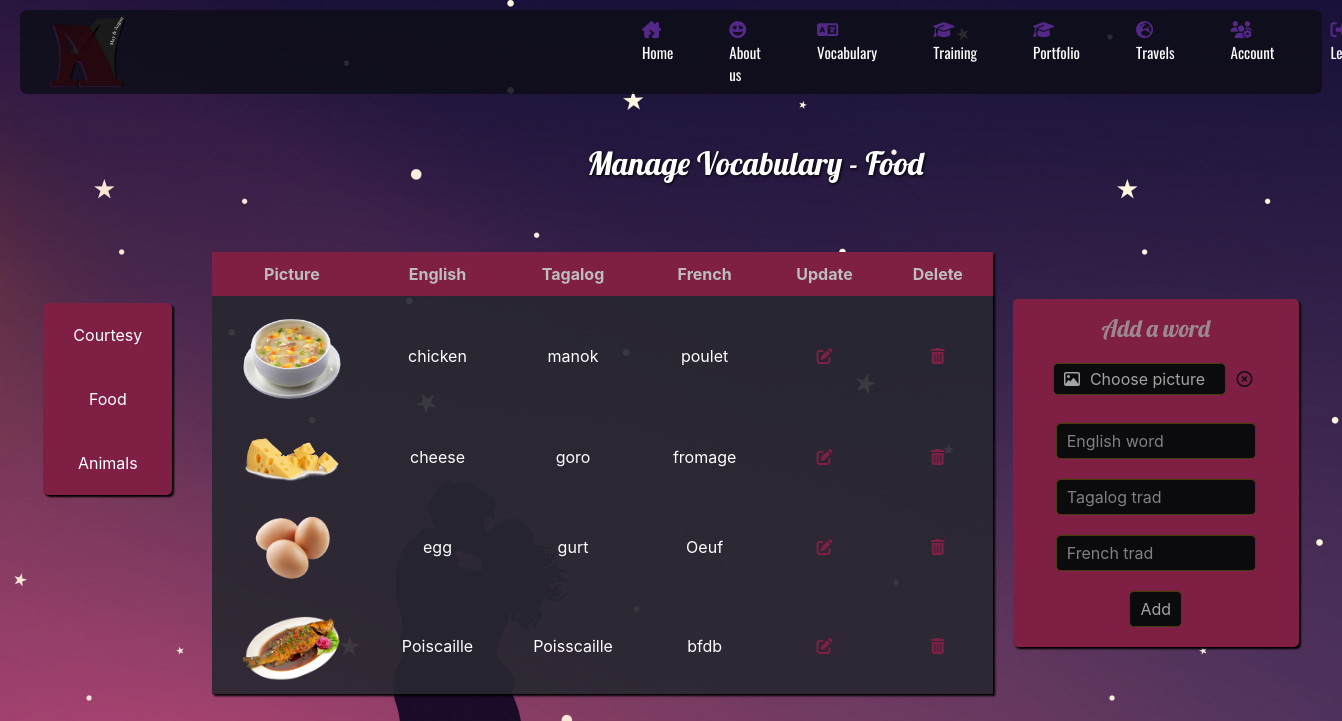
Page /admin/manageVocabulary.php?manageVocabulary=food (signed in) on the committed database.
### tables this page shows
CREATE TABLE IF NOT EXISTS `cooking` (
  `id` int NOT NULL AUTO_INCREMENT,
  `picture` varchar(255) NOT NULL,
  `tagalog` varchar(255) DEFAULT NULL,
  `french` varchar(255) DEFAULT NULL,
  `english` varchar(255) DEFAULT NULL,
  PRIMARY KEY (`id`)
);

### admin/assets/manageVocabulary/food.php (the view)
<?php $food = $bdd->query('SELECT * FROM cooking'); ?>
<div class="main-title-admin">
    <h2>Manage Vocabulary - Food</h2>
</div>
<section>
    <article class="table-mVocabulary">
        <table >
            <thead>
                <tr>
                    <th>Picture</th>
                    <th>English</th>
                    <th>Tagalog</th>
                    <th>French</th>
                    <th>Update</th>
                    <th>Delete</th>
                </tr>
            </thead>
            <tbody>
                <?php while ($data = $food->fetch()) { ?>
                <tr>
                    <td><img src="../assets/pictures/vocabulary/cooking/<?php echo $data['picture']; ?>" alt="picture <?php echo $data['english']; ?>"></td>
                    <td><?php echo $data['english']; ?></td>
                    <td><?php echo $data['tagalog']; ?></td>
                    <td><?php echo $data['french']; ?></td>
                    <td><a href="update-forms-admin.php?update=vocabulary&display=food&id=<?php echo $data['id']; ?>"><i class="fas fa-edit"></i></a></td>
                    <td><a href="assets/manageVocabulary/controller/delete.php?manageVocabulary=food&id=<?php echo $data['id']; ?>"><i class="fas fa-trash-alt"></i></a></td>
                </tr>
                <?php } ?>
            </tbody>
        </table>
    </article>
    <article class="form-mVocabulary">
        <h4>Add a word</h4>
        <form action="assets/manageVocabulary/controller/add.php?manageVocabulary=food" method="POST">
            <div>
                <label class="btn-file-input-preview">
                    <i class="fa fa-image"></i><span class="span-no-choice">Choose picture</span><span class="span-file-chosen"></span><input type="file" style="display: none;" name="picture">
                </label>
                <button type="button" class="btn-delete-picture"><i class="far fa-times-circle"></i></button>
            </div>
            <div>
                <input type="text" name="english" placeholder="English word">
            </div>
            <div>
                <input type="text" name="tagalog" placeholder="Tagalog trad">
            </div>
            <div>
                <input type="text" name="french" placeholder="French trad">
            </div>
            <div>
                <input type="submit" value="Add">
            </div>
        </form>
    </article>
</section>

### scss/style.css (style rules this page uses)
body { display:-webkit-box;display:-ms-flexbox;display:flex;-webkit-box-orient:vertical;-webkit-box-direction:normal;-ms-flex-direction:column;flex-direction:column;-webkit-box-pack:justify;-ms-flex-pack:justify;justify-content:space-between }
.admin-body { background-image:url("../assets/pictures/admin/background-admin.jpg");background-size:auto 1080px }
h2 { text-align:center;color:white;font-family:'Lobster-regular';margin:40px 0 70px 0;text-shadow:1px 1px 3px #000000 }
h4 { font-family:'Lobster-Regular';color:#a7a7a7c4;margin:5px 0 20px 0 }

### rows in the picture
cooking: picture (picture), english "chicken", tagalog "manok", french "poulet"
cooking: picture+english (picture), english "cheese", tagalog "goro", french "fromage"
cooking: picture (picture), english "egg", tagalog "gurt", french "Oeuf"
cooking: picture (picture), english "Poiscaille", tagalog "Poisscaille", french "bfdb"
